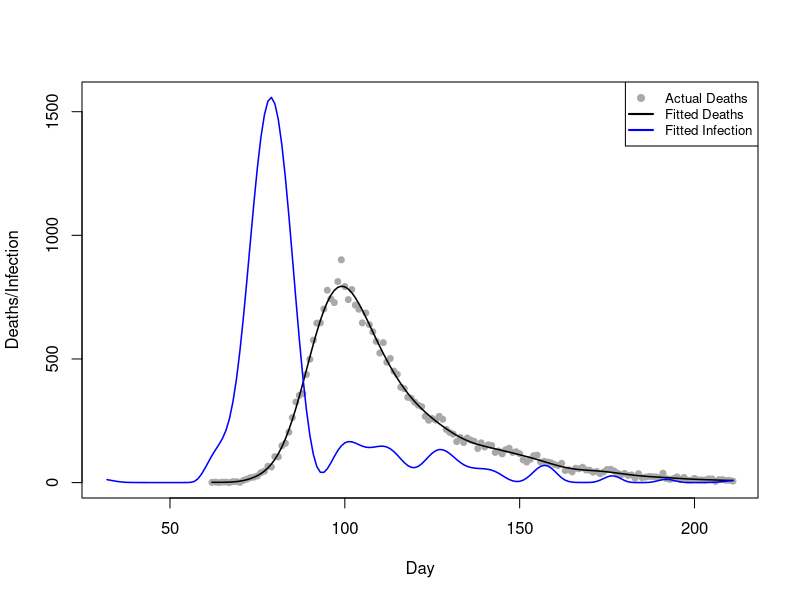
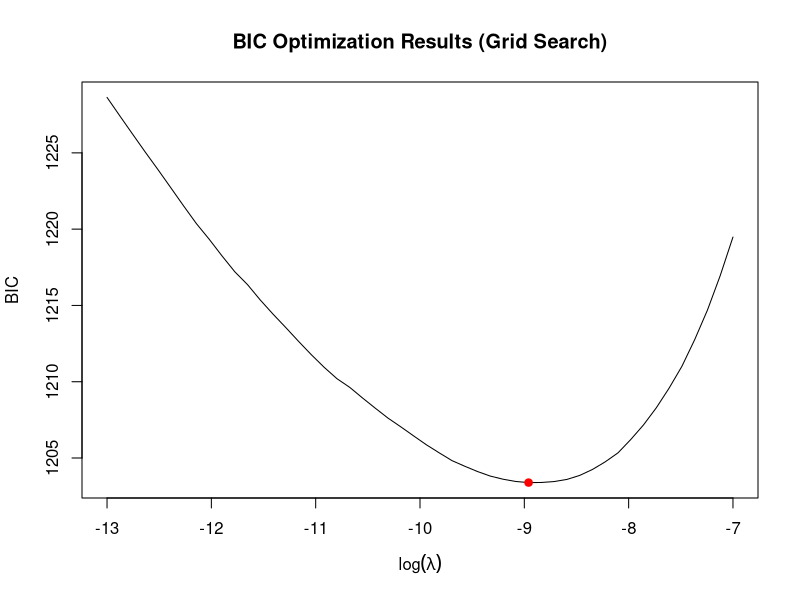
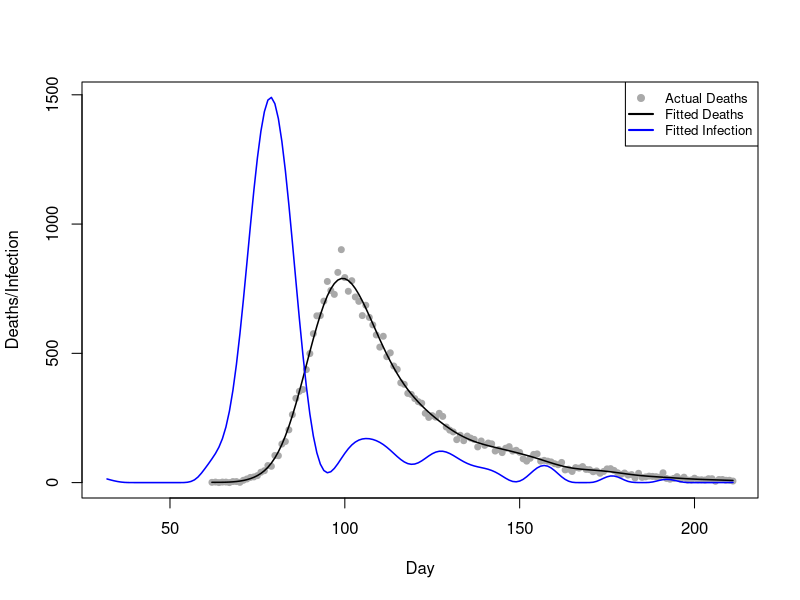
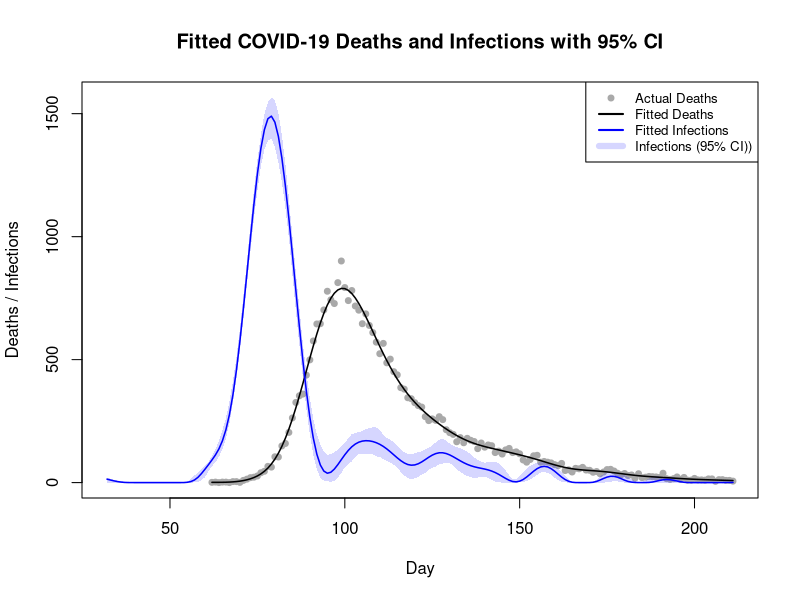

Reproduce these figures in R, in order.
# Team Members: 
# 1. Shivasharini Govindasamy (Sharuuu27) - S2766392
# 2. Yu-Hsuan Hung (YuHsuan07) - S2793274
# 3. Yasuhiro Hara (hiroh-git) - S2826059

# Team Contributions:
# Shivasharini -  
# Yu-Hsuan -  
# Yasuhiro- 

# Github repo link:
#

## OVERVIEW: 


## CODE STRUCTURE:
# 1. 
# 2. 
# 3. 
# 4. 
# 5. 
# 6. 

library(splines)
#setwd("file")
data <- read.table("engcov.txt", header=TRUE)
data$date <- as.Date(data$date, format="%d/%m/%y")


## Question1

matrixes <- function(data, k=80){
# define a function to compute X_tilde, X and S 
  n <- nrow(data) # number of observation days, n
  t1 <- data$julian[1] - 30  # earliest infection day, setting as t1-30
  tn <- data$julian[n]       # latest infection day
  t_coverage <- t1:tn        # the scope of infection days
  # k-2 knots cover the scope of infection days
  unit <- (tn-t1)/(k-2-1) 
  knot <- seq(t1-unit*3, tn+unit*3, length.out=(k+4))
  # adding 6 points beyond the original k+2 knots, ensuring a total of k+4 knots
  x_tilde <- splineDesign(knots=knot, x=t_coverage, ord=4, outer.ok=TRUE)
  # design matrix, X_tilde, for the B-splines defined by knots at the values 
  # in the scope of infection days
  s <- crossprod(diff(diag(k), diff=2)) 
  # smoothing penalty matrix S
  x <- matrix(0, nrow=n, ncol=k)
  # initialise the death model matrix X
  d <- 1:80 # the range of days from infection to death.
  edur <- 3.151 # mean parameter for the log-normal distribution.
  sdur <- 0.469 # standard deviation parameter for the log-normal distribution
  pd <- dlnorm(d, edur, sdur) # probability density
  pd <- pd / sum(pd) # normalize probabilities pd
  for (i in 1:n) { #loop over each observation days
    j_max <- min(29+i, 80) 
    # determine the maximum interval j_max for the convolution limit.
    for (j in 1:j_max) { # loop over all possible interval j
      y <- 30+i-j 
      x[i,] <- x[i,] + x_tilde[y,]*pd[j]
      # X_{i,k}=\sum_{j=1}^{min(29+i,80)}\tilde{X}_{(30+i-j),k}\times \pi_{j}
    }
  }
  list(X_tilde=x_tilde, X=x, S=s) # return the three computed matrices
}

# extract x_tilde, x, and s 
k <- 80
m <- matrixes(data, k=k)
x_tilde <- m$X_tilde
x <- m$X
s <- m$S
y <- data$deaths


## Question2

pnll <- function(gamma,x,y,s,lambda){
# define the penalised negative log likelihood (pnll) function
  beta <- exp(gamma) # beta = exp(gamma), ensuring positive f
  mu <- x %*% beta   # mu = X %*% beta
  ll <- y*log(mu) - mu - lgamma(y+1) # log-likelihood
  p <- lambda*(t(beta) %*% s %*% beta)/2 # penalty
  -sum(ll) + p # return pnll= -sum(ll) + p
}

gpnll <- function(gamma,x,y,s,lambda){
# Define the gradient of pnll
  beta <- exp(gamma) # beta = exp(gamma), ensuring positive f
  mu <- as.vector(x %*% beta) # mu = X %*% beta
  z <- y/mu-1 # z = y/mu - 1
  dll <- as.vector(t(x) %*% z) * beta # d(sum l_i)/d(gamma)
  dp <- lambda * beta * as.vector(s %*% beta)# d(p)/d(gamma)
  -dll+dp # return total gradient:-[d(sum l_i)/d(gamma)]+[d(p)/d(gamma)]
}

#check 
fd <- gamma0 <- rep(log(10),k) # set gamma0 for testing
lambda0 <- 0.1 # set test lambda value.
pnll0 <- pnll(gamma0, lambda0, x=x, y=y, s=s) # pnll at gamma0 and lambda0
eps <- 1e-7 # finite difference interval 
for (i in seq_along(gamma0)) { # loop over gamma0
  gamma1 <- gamma0
  gamma1[i] <- gamma1[i] + eps  # increase gamma1[i] by eps         
  pnll1 <- pnll(gamma1, lambda0, x=x, y=y, s=s) # compute resulting pnll
  fd[i] <- (pnll1 - pnll0) / eps   # approximate -dl/dgamma[i]      
}
head(fd);head(gpnll(gamma0, lambda0, x=x, y=y, s=s)) 
# the result indicated that gpnll is coded correctly


## Question3
fit <- optim(par=gamma0, fn=pnll, gr=gpnll,
             lambda=5e-5, x=x, y=y, s=s,
             method="BFGS") #, hessian=TRUE
# Use optim function with BFGS method to optimise
gamma_h <- fit$par       # Get the fitted optimal parameters gamma_h
beta_h <- exp(gamma_h)   # Calculate the fitted B-spline coefficients beta_h
mu_h <- x %*% beta_h     # Calculate the fitted expected deaths mu_h
f_h<- x_tilde %*% beta_h # Calculate the fitted new infection curve f_h

# Set parameters
n <- nrow(data)
t1 <- data$julian[1] - 30
tn <- data$julian[n]
t_coverage <- t1:tn

# Plot actual deaths data (gray dots)
plot(data$julian, y, 
     type="p", 
     pch=19, 
     col="darkgray", 
     cex=.8,
     xlab="Day", 
     ylab="Deaths/Infection", 
     xlim=c(t1,tn), 
     ylim=range(c(f_h, data$deaths)))
# Plot fitted deaths data (black line)
lines(data$julian, mu_h, col="black", lwd=1.5)
# Plot fitted infection data (blue line)
lines(t_coverage, f_h, type="l", col="blue", lwd=1.5)
# Plot legend
legend("topright", 
       legend=c("Actual Deaths", "Fitted Deaths", "Fitted Infection"), 
       col=c("darkgray", "black", "blue"),
       pch=c(19, NA, NA), lty=c(NA, 1, 1), lwd=2, cex=.8)

## Question4

# Defining the grid
lsp <- seq(-13, -7, length=50)
lambdas <- exp(lsp)
#n <- nrow(data) # number of observation
#k <- ncol(x) # number of parameters: 80

BIC <- EDF <- rep(0, length(lsp))

# Initial parameter（from Step 3）
gamma_start <- gamma_h

# Grid search
for (i in 1:length(lambdas)) {
  lambda_i <- lambdas[i]
  
  ## 1. Fit model
  fit <- optim(par=gamma_start, fn=pnll, gr=gpnll,
               lambda=lambda_i, x=x, y=y, s=s,
               method="BFGS") #, hessian=TRUE
  
  gamma_h <- fit$par
  beta_h <- exp(gamma_h)
  mu_h <- as.vector(x %*% beta_h) # fitted expected deaths mu_h (μ̂_i)
  
  ## 2. Calculate EDF
  W <- diag(y/(mu_h^2))
  
  # H_0 = X^T W X + 0*S = X^T W X
  XWX <- t(x) %*% W %*% x
  
  # H_lambda = X^T W X + lambda S
  H_lambda <- XWX + lambda_i*s
  
  # (H_lambda)^(-1) %*% H_0
  H_inv_H0 <- solve(H_lambda, XWX)
  
  # trace(A) = sum(diag(A))
  EDF[i] <- sum(diag(H_inv_H0))
  
  ## 3. Calculate l(beta_h)
  # P = lambda * beta_h^T S * beta_h / 2
  P <- lambda_i*(t(beta_h) %*% s %*% beta_h)/2

  # ll = -nll = -pnll + P
  ll <- -fit$value + P
  
  ## 4. BIC = -2l(beta_h) + log(n)*EDF
  BIC[i] <- -2*ll + log(n)*EDF[i]
}

## 5. Find optimal λ
i_opt <- which.min(BIC)      # index where BIC is minimum
lambda_opt <- lambdas[i_opt] # optimal lambda!
lsp_opt <- lsp[i_opt]        # optimal log(lambda)
EDF_opt <- EDF[i_opt]        # EDF at minimum BIC
BIC_min <- BIC[i_opt]        # minimum BIC

# Visualise the results
plot(lsp, BIC, type="l", 
     xlab=expression(log(lambda)), 
     ylab="BIC", 
     main="BIC Optimization Results (Grid Search)")
points(lsp_opt, BIC_min, col="red", pch=19)

# Print the results
cat("--- Optimal Lambda Selection ---\n")
cat("Optimal log(lambda):", lsp_opt, "\n")
cat("Optimal lambda:", lambda_opt, "\n")
cat("Minimum BIC:", BIC_min, "\n")
cat("EDF at minimum BIC:", EDF_opt)

# Fit model with optimal lambda
fit_opt <- optim(par=gamma_start, fn=pnll, gr=gpnll,
                 lambda=lambda_opt, x=x, y=y, s=s,
                 method="BFGS") #, hessian=TRUE
# Use optim function with BFGS method to optimise
gamma_h_opt <- fit_opt$par       # Get the fitted optimal parameters gamma_h
beta_h_opt <- exp(gamma_h_opt)   # Calculate the fitted B-spline coefficients beta_h
mu_h_opt <- x %*% beta_h_opt     # Calculate the fitted expected deaths mu_h
f_h_opt <- x_tilde %*% beta_h_opt # Calculate the fitted new infection curve f_h

# Plot with optimal parameters
# Plot actual deaths data (gray dots)
plot(data$julian, y, 
     type="p", 
     pch=19, 
     col="darkgray", 
     cex=.8,
     xlab="Day", 
     ylab="Deaths/Infection", 
     xlim=c(t1,tn), 
     ylim=range(c(f_h_opt, data$deaths)))
# Plot fitted deaths data (black line)
lines(data$julian, mu_h_opt, 
      col="black", 
      lwd=1.5)
# Plot fitted infection data (blue line)
lines(t_coverage, f_h_opt, 
      type="l", 
      col="blue", 
      lwd=1.5)
# Plot legend
legend("topright", 
       legend=c("Actual Deaths", "Fitted Deaths", "Fitted Infection"), 
       col=c("darkgray", "black", "blue"), 
       pch=c(19, NA, NA), lty=c(NA, 1, 1), lwd=2, cex=.8)


# Question 5
pnll_weight <- function(gamma, x, y, s, lambda, w) {
  # define the penalised negative log likelihood (pnll) function with weights
  beta <- exp(gamma) # ensuring f(t) is positive
  mu <- x %*% beta   
  ll <- y*log(mu) - mu - lgamma(y+1) 
  p <- lambda*(t(beta) %*% s %*% beta)/2 # penalty 
  -sum(w * ll) + p # return weighted pnll
}

gpnll_weight <- function(gamma, x, y, s, lambda, w) {
  # Define the gradient of weighted pnll
  beta <- exp(gamma) 
  mu <- as.vector(x %*% beta)
  z <- y/mu - 1 
  dll <- as.vector(t(x) %*% (w * z)) * beta #(z is multiplied with weights)
  dp <- lambda * beta * as.vector(s %*% beta) 
  -dll + dp # return total weighted gradient
}

n_bootstrap <- 200 # to generate 200 bootstrap replicates

fhat_bootstrap <- matrix(0, nrow = nrow(x_tilde), ncol = n_bootstrap) 
# creating matrix for the bootstrap

for (i in 1:n_bootstrap) {
  # Generate bootstrap weights for replicate = i
   wb <- tabulate(sample(n, replace=TRUE), n)
  
  # Fit the model using the weighted functions
  fit_b_hat <- optim(par=gamma_h_opt,  # Optimal parameter
                 fn=pnll_weight,       # New weighted pnll
                 gr=gpnll_weight,      # New weighted gradient
                 lambda=lambda_opt,    # Fixed optimal lambda from Q4
                 x=x, y=y, s=s, w=wb,
                 method="BFGS")
  
  gamma_b <- fit_b_hat$par # parameters from this bootstrap fit
  beta_b <- exp(gamma_b)
  
  f_hat_b <- x_tilde %*% beta_b # fitted infection curve for this replicate
  
  fhat_bootstrap[, i] <- f_hat_b # store the result of infection curve
}

# Question 6
fitted_lower <- apply(fhat_bootstrap, 1, quantile, probs = 0.025) 
# lower confidence bound for infection in each day

fitted_upper <- apply(fhat_bootstrap, 1, quantile, probs = 0.975)
# upper confidence bound for infection in each day

ylim_max <- max(c(y, fitted_upper), na.rm = TRUE) 
# ensure the canvas is big enough to fit the entire plot

plot(data$julian, y, 
     type = "p", 
     pch = 19, 
     col = "darkgray", 
     cex = 0.8,
     xlab = "Day", 
     ylab = "Deaths / Infections",
     main = "Fitted COVID-19 Deaths and Infections with 95% CI",
     xlim = c(t1, tn), 
     ylim = c(0, ylim_max))


polygon(c(t_coverage, rev(t_coverage)), 
        c(fitted_upper, rev(fitted_lower )),
        col = rgb(0.2, 0.2, 1, 0.2),
        border = NA)
# outlines the confidence band width along the t-coverage


lines(data$julian, mu_h_opt, 
      col = "black", 
      lwd = 1.5)
# Plot fitted deaths data (black line)

lines(t_coverage, f_h_opt, 
      col = "blue", 
      lwd = 1.5)
# Plot fitted infection data (blue line)

legend("topright", 
       legend = c("Actual Deaths", "Fitted Deaths", "Fitted Infections",
                  "Infections (95% CI))"),
       col = c("darkgray", "black", "blue", rgb(0.2, 0.2, 1, 0.2)),
       pch = c(19, NA, NA, NA), 
       lwd = c(NA, 2, 2, 6),
       fill = c(NA, NA, NA, NA), 
       border = NA, 
       cex = 0.8) 
